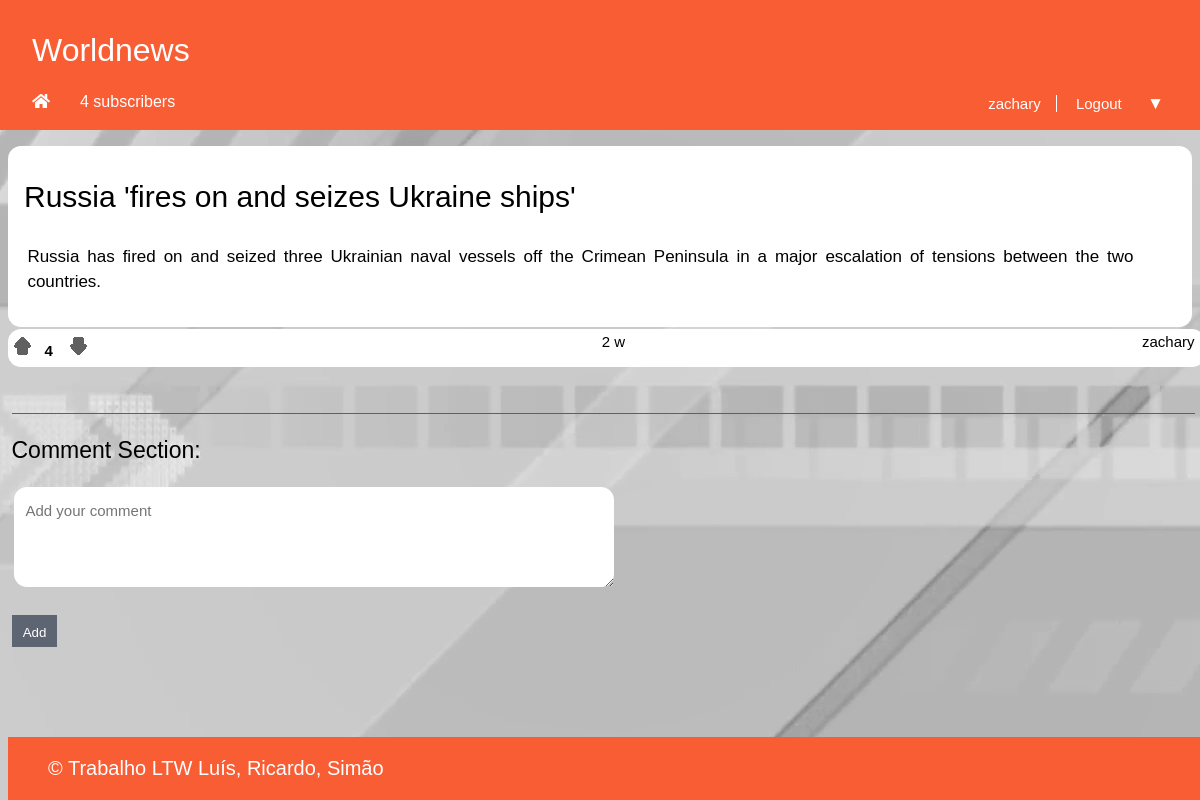
Page /pages/story.php?id=4 (signed in) on the committed database.
### tables this page shows
CREATE TABLE Story (
  id INTEGER PRIMARY KEY,
  title VARCHAR,
  published INTEGER, -- date when the story was published in epoch format
  channel VARCHAR REFERENCES channel, -- comma separated tags
  author VARCHAR REFERENCES utilizer, -- who wrote the article
  points INTEGER DEFAULT 0,
  fulltext VARCHAR
);

### database/db_story.php (called while the page is built, shortened)
<?php
	function getStoryMainInfoById($storyId) {
		$db = Database::instance()->db();
		$correspondingStory = $db->prepare('SELECT * FROM Story WHERE id = ?');
		$correspondingStory->execute(array($storyId));
		return $correspondingStory->fetchAll();
	}
?>

### database/db_channel.php (called while the page is built, shortened)
<?php
	function getNumberOfSubscribers($channel)
	{
		$db = Database::instance()->db();
		$subscribers = $db->prepare('SELECT count(*) as subscribers FROM UserSubscriptions WHERE channel = ?');
		$subscribers->execute(array($channel));
		$subscribers = $subscribers->fetchAll();
		return $subscribers;
	}
?>

### templates/tpl_common.php (the view, shortened to what this page needs)
<?php
	include_once('tpl_story.php');
	include_once('../templates/tpl_sub.php');
	include_once('../database/db_story.php');
	include_once('../database/db_channel.php');
?>
<?php function draw_header($username, $channel, $title) { ?>
	<!DOCTYPE html>
	<html>
		<head>
			<link rel="stylesheet" href="../css/common.css">
			<link rel="stylesheet" href="https://use.fontawesome.com/releases/v5.6.1/css/all.css">
		</head>
		<body>
			<header>
				<?php if($channel === "Homepage") { ?>
					<a id="title" href="../pages/homepage.php"><?=$channel?></a>
				<?php } else { ?>
					<a id="title" href="../pages/channel.php?name=<?=$channel?>"><?=$channel?></a>
					<?php $subscribers = getNumberOfSubscribers($channel) ?>
					<?php if($subscribers[0]["subscribers"] === '1') {?>
						<a id="subscribers"><?=$subscribers[0]["subscribers"]?> subscriber </a>
					<?php } else { ?>
						<a id="subscribers"><?=$subscribers[0]["subscribers"]?> subscribers </a>
					<?php } ?>
					<a id="home" href="../pages/homepage.php"><i class="fas fa-home"></i></a>
				<?php } ?>
				<?php if($username != NULL) { ?>
					<nav id="signup">
						<a id="profile" href="../pages/profile.php?name=<?=$username?>"><?= $username ?></a>
						<a href="../actions/action_logout.php">Logout
						</a>
					</nav>
				<?php } ?>
			</header>
<?php } ?>
<?php function draw_references($text) {
	preg_match_all("/#(\\w+)/", $text, $channelMatches);
	if(!empty($channelMatches)){
		$channelName = $channelMatches[1];
		if($channelName != ''){
			$replace1 = preg_replace_callback("/#(\\w+)/",
			function($matches) {
				if(channelExists($matches[1])){
					return '<a href="../pages/channel.php?name=' . $matches[1] . '">' . $matches[1] . '</a>';
				}
				return $matches[0];
			},
			$text);
		}
	}
	return $replace1;
} ?>
<?php function time_elapsed($date) {
	$now = new DateTime;
	$ago = new DateTime($date);
	$diff = $now->diff($ago);
	$diff->w = floor($diff->d / 7);
	$diff->d -= $diff->w * 7;
	$string = array(
		'y' => 'y',
		'm' => 'm',
		'w' => 'w',
		'd' => 'd',
		'h' => 'h',
		'i' => 'min',
		's' => 's',
	);
	foreach ($string as $k => &$v) {
		if ($diff->$k) {
			$v = $diff->$k . ' ' . $v;
		} else {
			unset($string[$k]);
		}
	}
	$string = array_slice($string, 0, 1);
	return $string ? implode(', ', $string) . '' : 'just now';
} ?>
<?php function draw_info_bar_story($storyId, $author, $channel, $date, $points) { ?>
	<?php if(isset($_SESSION['username'])){
		$username = $_SESSION['username'];
	} else {
		$username = -1;
	} ?>
	<section class="infoBar">
		<div id="start">
			<input type="checkbox" class="up" data-id=<?=$storyId?> data-point="1" data-username=<?=$username?>>
			<h6 id="points"><?=$points?></h6>
			<input type="checkbox" class="down" data-id=<?=$storyId?> data-point="0" data-username=<?=$username?>>
		</div>
		<div id="middle">
			<a id="date"><?=time_elapsed('@' . $date)?></a>
		</div>
		<div id="end">
			<a id="profile" href="../pages/profile.php?name=<?=$author?>"><?=$author?></a>
		</div>
	</section>
<?php } ?>
<?php function draw_footer() { ?>
	</body>
	<footer>
		<p>&copy; Trabalho LTW Luís, Ricardo, Simão</p>
	</footer>
	</html>
<?php } ?>

### templates/tpl_story.php (shortened to what this page needs)
<?php
	include_once('../templates/tpl_common.php');
	include_once('../database/db_story.php');
?>
<?php function draw_story($story) { ?>
	<link rel="stylesheet" href="../css/story.css">
	<?php $newtext = draw_references($story[0]['fulltext']); ?>
	<section id ="storyCards">
		<section id="storyText">
			<h1><?=$story[0]['title']?></h1>
			<p><?=$newtext?></p>
		</section>
		<?php draw_info_bar_story($story[0]['id'], $story[0]['author'], false, $story[0]['published'], $story[0]['points']); ?>
	</section>
<?php } ?>
<?php function draw_comment_section($storyId) { ?>
	<link rel="stylesheet" href="../css/story.css">
	<h3 id="comments"> Comment Section: </h3>
	<?php if(!isset($_SESSION['username'])) { ?>
		<form>
			<textarea id="textarea" class="addComment" name="comment" placeholder="Add your comment" rows="3" cols="50"></textarea>
			<input type="hidden" name="username" value="<?=$_SESSION['username']?>">
			<input type="hidden" name="story" value="<?=$storyId?>">
			<input class="submitComment" type="submit" value="Add" disabled>
		</form>
	<?php } else {?>
		<form>
			<textarea id="textarea" class="addComment" name="comment" placeholder="Add your comment" required></textarea>
			<input class="submitComment" type="submit" value="Add">
		</form>
	<?php } ?>
<?php } ?>

### css/common.css (style rules this page uses)
html { position: relative; min-height: 100%; }
body { margin: 0 auto; padding-bottom: 5em; max-width: 80em; background: url(../images/background.png) no-repeat center center fixed; }
body > header { display: grid; grid-template-columns: 1fr auto; grid-template-rows: auto auto; background-color: #F95D34 ; color: white; font-family: Verdana, sans-serif; }
body > header #title { padding-top: 1em; padding-left: 1em; text-decoration: none; color: white; font-size: 32px; grid-column: 1; grid-row: 1; cursor: pointer; }
body > header #home { padding-top: 1.5em; padding-left: 2em; padding-bottom: 15px; grid-column: 1; grid-row: 3; color: white; }
body > header #subscribers { padding-top: 1.5em; padding-left: 2em; padding-bottom: 15px; margin-left: 3em; grid-column: 1; grid-row: 3; }
body > header #signup { padding-top: 1.5em; padding-right: 2em; padding-bottom: 15px; grid-column: 2; grid-row: 3; font-size: 15px; }
body > header > #signup > a:first-child { border-right: 1px solid white; }
body > header > #signup > #profile { cursor: pointer; }
body > header > #signup > a { padding: 0 1em; color: white; text-decoration: none; }
body > header #signup > a:first-child { padding-left: 0; }
.infoBar { background-color: white; border: none; border-radius: 13px; display: flex; flex-direction: row; justify-content: space-between; margin: 2px 0.5em 15px 0.5em; padding: 4px 3px 7px 0; max-width: 80em; width: 99.5%; font-family: Arial, sans-serif; }
.up, .down { cursor: pointer; }
.up:before { content: ""; display: inline-block; padding: 0; margin: 0; width: 20px; height: 20px; background: url(../images/UpvoteGrey.png); }
.down:before { content: ""; display: inline-block; padding: 0; margin: 0; width: 20px; height: 20px; background: url(../images/DownvoteGrey.png); }
.infoBar #points { color: black; font-size: 15px; padding-left: 0.8em; padding-right: 0.5em; display: inline; padding-bottom: 15px; }
.infoBar #date { color: black; font-size: 15px; font-weight: 100; display: inline; }
.infoBar #profile { color: black; text-decoration: none; cursor: pointer; font-size: 15px; display:inline; padding-right: 0.5em; }
footer { position: absolute; bottom: 0; max-width: 80em; width: 100%; margin-left: 0.5em; background-color: #F95D34; color: white; font-family: Verdana, sans-serif; }
footer p { font-size: 20px; padding-left: 2em; }

### css/story.css (style rules this page uses)
#storyText { background-color: white; border-radius: 13px; margin: 1em 0.5em 0em 0.5em; padding: 1em; }
#storyText > h1 { text-align: left; font-size: 30px; font-weight: 400; font-family: Verdana, sans-serif; margin-top: 0.6em; }
#storyText > p { text-align: justify; font-size: 17px; line-height: 25px; font-family: Arial, sans-serif; margin-left: 0.2em; margin-right: 2.5em; }
#comments { margin-top: 2em; padding-top: 1em; margin-left: 0.5em; margin-right: 0.2em; border-top: 1px solid #606061; font-weight: 100; font-size: 23px; font-family: Verdana, sans-serif; }
.addComment { border: none; border-radius: 13px; margin-left: 0.9em; padding-top: 10px; padding-left: 13px; padding-right: 5px; line-height: 20px; width: 600px; height: 100px; font-size: 15px; line-height: 23px; font-family: Arial, sans-serif; }
.submitComment { display: block; margin: 1em 0 1.3em 0.9em; padding: 0.8em 0.8em 0.5em 0.8em; border: none; background-color: #5E6572; color: white; }
#textarea { border: none; border-radius: 13px; padding-left: 15px; padding: 0.8em 0.8em 0.5em 0.8em; margin-bottom: 1em; font-size: 15px; line-height: 23px; font-family: Arial, sans-serif; }

### rows in the picture
story: channel "Worldnews", title "Russia 'fires on and seizes Ukraine ships'", fulltext "Russia has fired on and seized three Ukrainian naval vessels off the Crimean Peninsula in a major escalation of tensions between the two countries.", points "4", published "2 w", author "zachary"

### other values in the picture
$subscribers[0]["subscribers"] "4"
$username "zachary"
